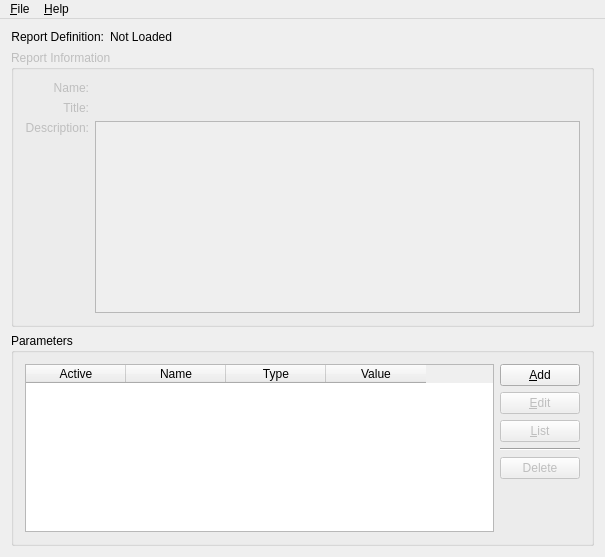
<?xml version="1.0" encoding="UTF-8"?>
<ui version="4.0">
 <comment> * OpenRPT report writer and rendering engine
 * Copyright (C) 2001-2012 by OpenMFG, LLC
 *
 * This library is free software; you can redistribute it and/or
 * modify it under the terms of the GNU Lesser General Public
 * License as published by the Free Software Foundation; either
 * version 2.1 of the License, or (at your option) any later version.
 *
 * This library is distributed in the hope that it will be useful,
 * but WITHOUT ANY WARRANTY; without even the implied warranty of
 * MERCHANTABILITY or FITNESS FOR A PARTICULAR PURPOSE. See the GNU
 * Lesser General Public License for more details.
 *
 * You should have received a copy of the GNU Lesser General Public
 * License along with this library; if not, write to the Free Software
 * Foundation, Inc., 59 Temple Place, Suite 330, Boston, MA 02111-1307 USA
 * Please contact info@openmfg.com with any questions on this license.</comment>
 <class>RenderWindow</class>
 <widget class="QMainWindow" name="RenderWindow">
  <property name="geometry">
   <rect>
    <x>0</x>
    <y>0</y>
    <width>605</width>
    <height>557</height>
   </rect>
  </property>
  <property name="windowTitle">
   <string>OpenRPT Renderer</string>
  </property>
  <property name="windowIcon">
   <iconset>
    <normaloff/>
   </iconset>
  </property>
  <widget class="QWidget" name="widget">
   <layout class="QVBoxLayout" name="verticalLayout">
    <item>
     <layout class="QHBoxLayout">
      <property name="spacing">
       <number>6</number>
      </property>
      <property name="margin">
       <number>0</number>
      </property>
      <item>
       <widget class="QLabel" name="_reportLbl">
        <property name="text">
         <string>Report Definition:</string>
        </property>
        <property name="alignment">
         <set>Qt::AlignRight|Qt::AlignTrailing|Qt::AlignVCenter</set>
        </property>
       </widget>
      </item>
      <item>
       <widget class="QLabel" name="_report">
        <property name="sizePolicy">
         <sizepolicy hsizetype="Expanding" vsizetype="Preferred">
          <horstretch>0</horstretch>
          <verstretch>0</verstretch>
         </sizepolicy>
        </property>
        <property name="text">
         <string>Not Loaded</string>
        </property>
       </widget>
      </item>
     </layout>
    </item>
    <item>
     <widget class="QGroupBox" name="_reportInfo">
      <property name="enabled">
       <bool>false</bool>
      </property>
      <property name="title">
       <string>Report Information</string>
      </property>
      <layout class="QGridLayout">
       <property name="margin">
        <number>11</number>
       </property>
       <property name="spacing">
        <number>6</number>
       </property>
       <item row="2" column="1">
        <widget class="QTextEdit" name="_reportDescription">
         <property name="enabled">
          <bool>false</bool>
         </property>
         <property name="sizePolicy">
          <sizepolicy hsizetype="Expanding" vsizetype="Minimum">
           <horstretch>0</horstretch>
           <verstretch>0</verstretch>
          </sizepolicy>
         </property>
         <property name="readOnly">
          <bool>true</bool>
         </property>
        </widget>
       </item>
       <item row="2" column="0">
        <widget class="QLabel" name="_reportDescriptionLbl">
         <property name="text">
          <string>Description:</string>
         </property>
         <property name="alignment">
          <set>Qt::AlignRight|Qt::AlignTop|Qt::AlignTrailing</set>
         </property>
         <property name="buddy">
          <cstring>_reportDescription</cstring>
         </property>
        </widget>
       </item>
       <item row="0" column="0">
        <widget class="QLabel" name="_reportNameLbl">
         <property name="text">
          <string>Name:</string>
         </property>
         <property name="alignment">
          <set>Qt::AlignRight|Qt::AlignTrailing|Qt::AlignVCenter</set>
         </property>
        </widget>
       </item>
       <item row="1" column="1">
        <widget class="QLabel" name="_reportTitle">
         <property name="text">
          <string/>
         </property>
        </widget>
       </item>
       <item row="0" column="1">
        <widget class="QLabel" name="_reportName">
         <property name="text">
          <string/>
         </property>
        </widget>
       </item>
       <item row="1" column="0">
        <widget class="QLabel" name="_reportTitleLbl">
         <property name="text">
          <string>Title:</string>
         </property>
         <property name="alignment">
          <set>Qt::AlignRight|Qt::AlignTrailing|Qt::AlignVCenter</set>
         </property>
        </widget>
       </item>
      </layout>
     </widget>
    </item>
    <item>
     <widget class="QGroupBox" name="groupBox1">
      <property name="title">
       <string>Parameters</string>
      </property>
      <layout class="QHBoxLayout" name="horizontalLayout">
       <item>
        <widget class="QTableWidget" name="_table">
         <property name="editTriggers">
          <set>QAbstractItemView::NoEditTriggers</set>
         </property>
         <column>
          <property name="text">
           <string>Active</string>
          </property>
         </column>
         <column>
          <property name="text">
           <string>Name</string>
          </property>
         </column>
         <column>
          <property name="text">
           <string>Type</string>
          </property>
         </column>
         <column>
          <property name="text">
           <string>Value</string>
          </property>
         </column>
        </widget>
       </item>
       <item>
        <layout class="QVBoxLayout">
         <property name="spacing">
          <number>6</number>
         </property>
         <property name="margin">
          <number>0</number>
         </property>
         <item>
          <widget class="QPushButton" name="_add">
           <property name="text">
            <string>&amp;Add</string>
           </property>
           <property name="shortcut">
            <string>Alt+A</string>
           </property>
          </widget>
         </item>
         <item>
          <widget class="QPushButton" name="_edit">
           <property name="enabled">
            <bool>false</bool>
           </property>
           <property name="text">
            <string>&amp;Edit</string>
           </property>
           <property name="shortcut">
            <string>Alt+E</string>
           </property>
          </widget>
         </item>
         <item>
          <widget class="QPushButton" name="_list">
           <property name="enabled">
            <bool>false</bool>
           </property>
           <property name="text">
            <string>&amp;List</string>
           </property>
           <property name="shortcut">
            <string>Alt+L</string>
           </property>
          </widget>
         </item>
         <item>
          <widget class="Line" name="line2">
           <property name="frameShape">
            <enum>QFrame::HLine</enum>
           </property>
           <property name="frameShadow">
            <enum>QFrame::Sunken</enum>
           </property>
           <property name="orientation">
            <enum>Qt::Horizontal</enum>
           </property>
          </widget>
         </item>
         <item>
          <widget class="QPushButton" name="_delete">
           <property name="enabled">
            <bool>false</bool>
           </property>
           <property name="text">
            <string>Delete</string>
           </property>
           <property name="shortcut">
            <string/>
           </property>
          </widget>
         </item>
         <item>
          <spacer>
           <property name="orientation">
            <enum>Qt::Vertical</enum>
           </property>
           <property name="sizeType">
            <enum>QSizePolicy::Expanding</enum>
           </property>
           <property name="sizeHint" stdset="0">
            <size>
             <width>20</width>
             <height>0</height>
            </size>
           </property>
          </spacer>
         </item>
        </layout>
       </item>
      </layout>
     </widget>
    </item>
   </layout>
  </widget>
  <widget class="QMenuBar" name="MenuBar">
   <property name="geometry">
    <rect>
     <x>0</x>
     <y>0</y>
     <width>605</width>
     <height>26</height>
    </rect>
   </property>
   <widget class="QMenu" name="helpMenu">
    <property name="title">
     <string>&amp;Help</string>
    </property>
    <addaction name="helpAboutAction"/>
   </widget>
   <widget class="QMenu" name="fileMenu">
    <property name="title">
     <string>&amp;File</string>
    </property>
    <addaction name="fileOpenAction"/>
    <addaction name="fileLoadFromDB"/>
    <addaction name="separator"/>
    <addaction name="filePrintPreviewAction"/>
    <addaction name="filePrintAction"/>
    <addaction name="filePrintToPDFAction"/>
    <addaction name="separator"/>
    <addaction name="fileExitAction"/>
   </widget>
   <addaction name="fileMenu"/>
   <addaction name="separator"/>
   <addaction name="helpMenu"/>
  </widget>
  <action name="fileOpenAction">
   <property name="icon">
    <iconset>
     <normaloff>image1</normaloff>image1</iconset>
   </property>
   <property name="text">
    <string>&amp;Open...</string>
   </property>
   <property name="iconText">
    <string>Open</string>
   </property>
   <property name="shortcut">
    <string>Ctrl+O</string>
   </property>
  </action>
  <action name="filePrintAction">
   <property name="icon">
    <iconset>
     <normaloff>image2</normaloff>image2</iconset>
   </property>
   <property name="text">
    <string>&amp;Print...</string>
   </property>
   <property name="iconText">
    <string>Print</string>
   </property>
   <property name="shortcut">
    <string>Ctrl+P</string>
   </property>
  </action>
  <action name="fileExitAction">
   <property name="text">
    <string>E&amp;xit</string>
   </property>
   <property name="iconText">
    <string>Exit</string>
   </property>
   <property name="shortcut">
    <string/>
   </property>
  </action>
  <action name="helpAboutAction">
   <property name="text">
    <string>&amp;About</string>
   </property>
   <property name="iconText">
    <string>About</string>
   </property>
   <property name="shortcut">
    <string/>
   </property>
  </action>
  <action name="filePrintToPDFAction">
   <property name="text">
    <string>Print to PDF...</string>
   </property>
  </action>
  <action name="fileLoadFromDB">
   <property name="text">
    <string>Load from Database...</string>
   </property>
  </action>
  <action name="filePrintPreviewAction">
   <property name="text">
    <string>Print Preview...</string>
   </property>
  </action>
 </widget>
 <layoutdefault spacing="6" margin="11"/>
 <tabstops>
  <tabstop>_reportDescription</tabstop>
  <tabstop>_add</tabstop>
  <tabstop>_edit</tabstop>
  <tabstop>_list</tabstop>
  <tabstop>_delete</tabstop>
 </tabstops>
 <includes>
  <include location="global">qdom.h</include>
  <include location="global">qmap.h</include>
  <include location="global">qvariant.h</include>
  <include location="global">parameter.h</include>
 </includes>
 <resources/>
 <connections/>
</ui>
